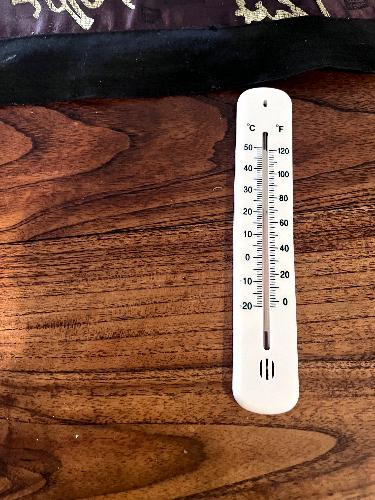
#> input picture assignment/purcell_finn_21500358/data/train/images/IMG_7527_jpeg.rf.5320161ba3a07191048c32031b9c9a11.jpg, 375 x 500 px
$ python -i task3.py   (imports and definitions only)
#> lines starting #> are read from the running program, lines starting #| are printed output that depends on the picture; after the words box and inside, x2 and y2 are one past the last pixel; in counts of white or black regions, pixels touching at a corner belong together
#> further down, picture is the input picture: shape (500, 375, 3); mean B, G, R 59.8, 78.5, 117.3
# Author: Finn Purcell
# Last Modified: 9/10/2026
# Digit classification (0-9) using KNN on binarised images

import os
import sys
import cv2
import joblib
import numpy as np
from sklearn.model_selection import StratifiedKFold
from sklearn.neighbors import KNeighborsClassifier
from utilities import *
from ultralytics import YOLO


# Binarised images are shrunk to this size, so each image becomes a
# 32*32 = 1024 long vector of 0s and 1s.
IMG_SIZE = 32
MODEL_PATH = "best_knn.joblib"


def binarise_image(image):
    """
    BGR image -> flat vector of 0/1 of length IMG_SIZE * IMG_SIZE.
    Also returns the 0/255 binary image so it can be saved for checking.
    """
    grey = cv2.cvtColor(image, cv2.COLOR_BGR2GRAY)
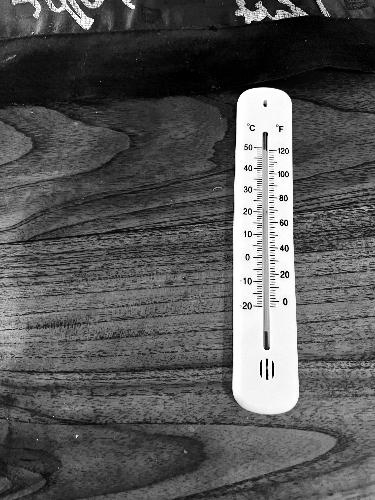
#> grey: shape (500, 375); min 0, max 255, mean 88

    # Shrink first (INTER_AREA is the right choice for downsizing), then
    # blur slightly to suppress noise before thresholding.
    grey = cv2.resize(grey, (IMG_SIZE, IMG_SIZE), interpolation=cv2.INTER_AREA)
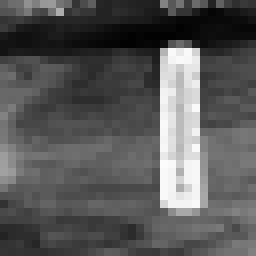
#> grey: shape (32, 32) (shown 8 times larger); min 2, max 252, mean 88
    grey = cv2.GaussianBlur(grey, (3, 3), 0)
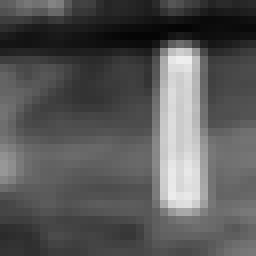
#> grey: shape (32, 32) (shown 8 times larger); min 5, max 238, mean 87.7

    # Otsu picks the threshold per image, so it copes with lighting changes.
    _, binary = cv2.threshold(grey, 0, 255, cv2.THRESH_BINARY + cv2.THRESH_OTSU)
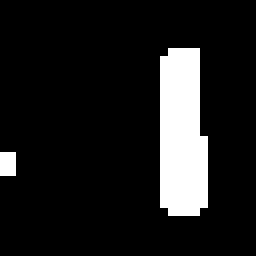
#> binary: shape (32, 32) (shown 8 times larger); 11.5% white; 2 white regions (1 under 20 px), largest, box (x1, y1, x2, y2) and area: (20, 6, 26, 27) 112

    # Make polarity consistent: the digit (foreground) is normally the
    # minority of pixels, so if most pixels are white, invert.
    #if np.mean(binary == 255) > 0.5:
    #    binary = 255 - binary

    vector = (binary.flatten() // 255).astype(np.uint8)
#> vector = 1024 values, max 1 at index 213, min 0 at index 0, mean 0.115
    return vector, binary


# [141 lines left out: functions load_data_from_directory, make_knn, train_KNN, inference_image, thermo_inference, run_task3, not called in this run]


# [2 lines not run here, left out]

>>> import cv2
>>> picture = cv2.imread('data/train/images/IMG_7527_jpeg.rf.5320161ba3a07191048c32031b9c9a11.jpg')
>>> result = binarise_image(picture)
